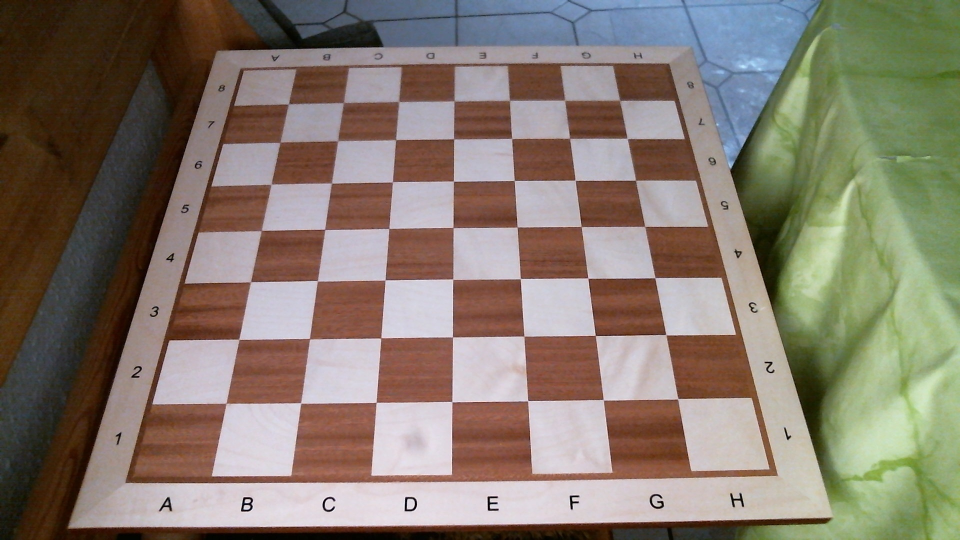
#> input picture testMedia/chessBoard010.jpg, 1920 x 1080 px (shown at 1/2 size)
$ python warp.py
#> lines starting #> are read from the running program, lines starting #| are printed output that depends on the picture; after the words box and inside, x2 and y2 are one past the last pixel; in counts of white or black regions, pixels touching at a corner belong together
#!/usr/bin/python
# -*- encoding: utf-8 -*-
# part of https://github.com/WolfgangFahl/play-chess-with-a-webcam
import sys
import cv2
from scipy.spatial import distance as dist
import numpy as np
# top left 437,328
# top right 1390,1042
# bottom left 142,107
# bottom right 1667,1250


def order_points(pts):
    # sort the points based on their x-coordinates
    xSorted = pts[np.argsort(pts[:, 0]), :]

    # grab the left-most and right-most points from the sorted
    # x-roodinate points
    leftMost = xSorted[:2, :]
    rightMost = xSorted[2:, :]

    # now, sort the left-most coordinates according to their
    # y-coordinates so we can grab the top-left and bottom-left
    # points, respectively
    leftMost = leftMost[np.argsort(leftMost[:, 1]), :]
    (tl, bl) = leftMost

    # now that we have the top-left coordinate, use it as an
    # anchor to calculate the Euclidean distance between the
    # top-left and right-most points; by the Pythagorean
    # theorem, the point with the largest distance will be
    # our bottom-right point
    D = dist.cdist(tl[np.newaxis], rightMost, "euclidean")[0]
    (br, tr) = rightMost[np.argsort(D)[::-1], :]

    # return the coordinates in top-left, top-right,
    # bottom-right, and bottom-left order
    return np.array([tl, tr, br, bl], dtype="float32")


def four_point_transform(image, pts):
    # obtain a consistent order of the points and unpack them
    # individually
    rect = order_points(pts)
    (tl, tr, br, bl) = rect

    # compute the width of the new image, which will be the
    # maximum distance between bottom-right and bottom-left
    # x-coordiates or the top-right and top-left x-coordinates
    widthA = np.sqrt(((br[0] - bl[0]) ** 2) + ((br[1] - bl[1]) ** 2))
    widthB = np.sqrt(((tr[0] - tl[0]) ** 2) + ((tr[1] - tl[1]) ** 2))
    maxWidth = max(int(widthA), int(widthB))

    # compute the height of the new image, which will be the
    # maximum distance between the top-right and bottom-right
    # y-coordinates or the top-left and bottom-left y-coordinates
    heightA = np.sqrt(((tr[0] - br[0]) ** 2) + ((tr[1] - br[1]) ** 2))
    heightB = np.sqrt(((tl[0] - bl[0]) ** 2) + ((tl[1] - bl[1]) ** 2))
    maxHeight = max(int(heightA), int(heightB))

    # now that we have the dimensions of the new image, construct
    # the set of destination points to obtain a "birds eye view",
    # (i.e. top-down view) of the image, again specifying points
    # in the top-left, top-right, bottom-right, and bottom-left
    # order
    dst = np.array([
        [0, 0],
        [maxWidth - 1, 0],
        [maxWidth - 1, maxHeight - 1],
        [0, maxHeight - 1]], dtype="float32")

    # compute the perspective transform matrix and then apply it
    M = cv2.getPerspectiveTransform(rect, dst)
    warped = cv2.warpPerspective(image, M, (maxWidth, maxHeight))

    # return the warped image
    return warped


def main(argv):
    default_file = '../testMedia/chessBoard010.jpg'
    filename = argv[0] if len(argv) > 0 else default_file
    image = cv2.imread(filename)
#> image is the input picture: shape (1080, 1920, 3); mean B, G, R 109.5, 121.9, 133.3
    # load the image, clone it, and initialize the 4 points
    # that correspond to the 4 corners of the chessboard
    pts = np.array([(432, 103), (1380, 94), (1659, 1029), (138, 1052)])

    # loop over the points and draw them on the image
    for (x, y) in pts:
       cv2.circle(image, (x, y), 5, (0, 255, 0), -1)
#> image: shape (1080, 1920, 3); 0.02% of pixels changed, all inside (x1, y1, x2, y2) = (133, 89, 1665, 1058)

    # apply the four point tranform to obtain a "birds eye view" of
    # the chessboard
    warped = four_point_transform(image, pts)
#> in four_point_transform, `M = cv2.getPerspectiveTransform(rect, dst)`: M = [[1.71, 0.53, -794.2], [0.0171, 1.8, -193.2], [1.24e-07, 0.000685, 1]]
#> in four_point_transform, `warped = cv2.warpPerspective(image, M, (maxWidth, maxHeight))`:
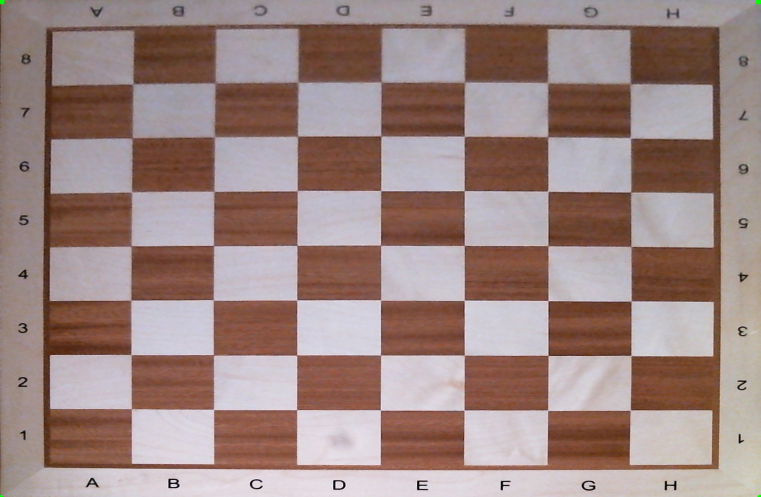
#> warped: shape (993, 1521, 3) (shown at 1/2 size); mean B, G, R 129.8, 133.7, 156.7
    image = cv2.resize(image, (960, 540))
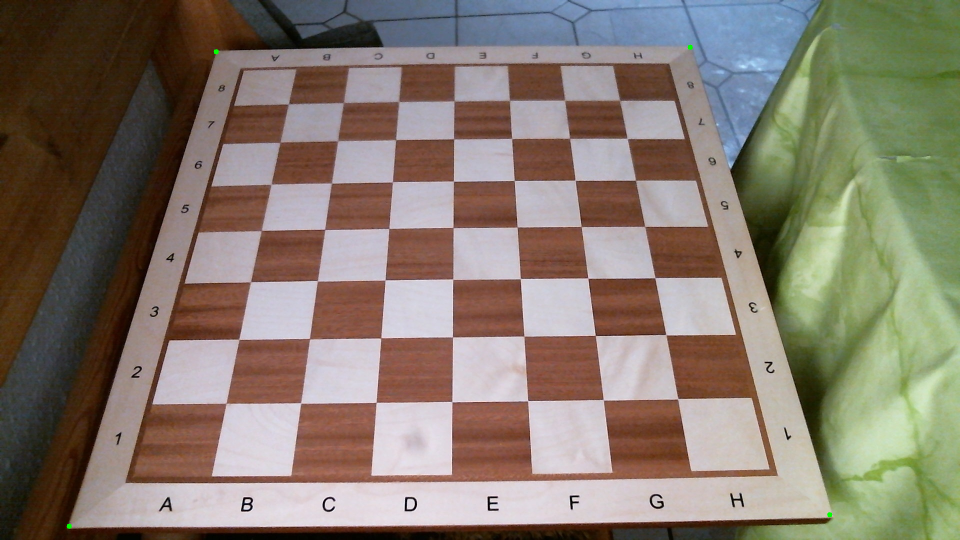
#> image: shape (540, 960, 3); mean B, G, R 109.6, 122, 133.4

    # show the original and warped images
    cv2.imshow("Original", image)
    height, width = warped.shape[:2]
#> height = 993; width = 1521
    warped = cv2.resize(warped, (width // 2, height // 2))
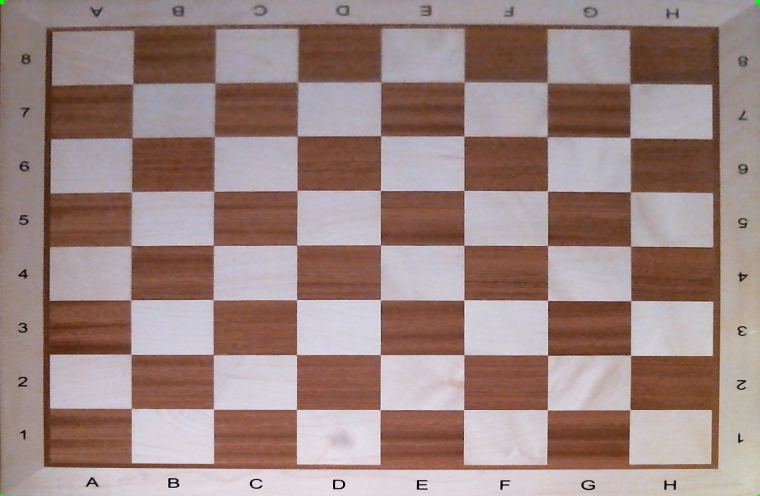
#> warped: shape (496, 760, 3); mean B, G, R 129.7, 133.6, 156.6
    cv2.imshow("Warped", warped)
    # refresh
    while not cv2.waitKey(10) & 0xFF == ord('q'):
#> (key q is pressed here)
       continue


if __name__ == "__main__":
    main(sys.argv[1:])

$ run again, with testMedia/chessBoard001.jpg copied over testMedia/chessBoard010.jpg
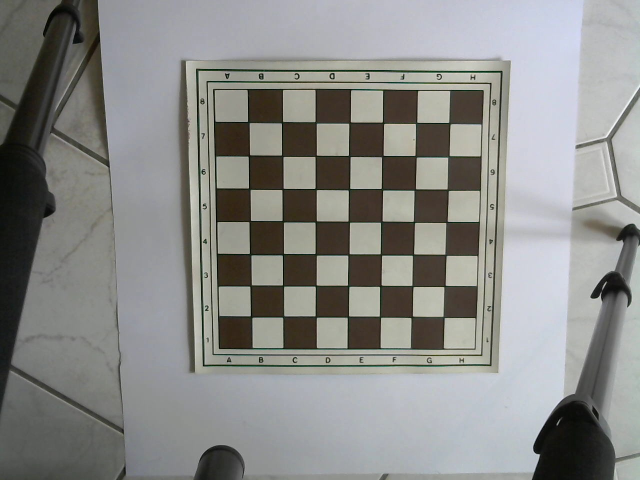
#> input picture testMedia/chessBoard001.jpg, 1280 x 960 px (shown at 1/2 size)
#> in main, image is the input picture: shape (960, 1280, 3); mean B, G, R 136, 138.5, 137.9
#> M = [[1.71, 0.53, -794.2], [0.0171, 1.8, -193.2], [1.24e-07, 0.000685, 1]]
#> in main, `image = cv2.resize(image, (960, 540))`:
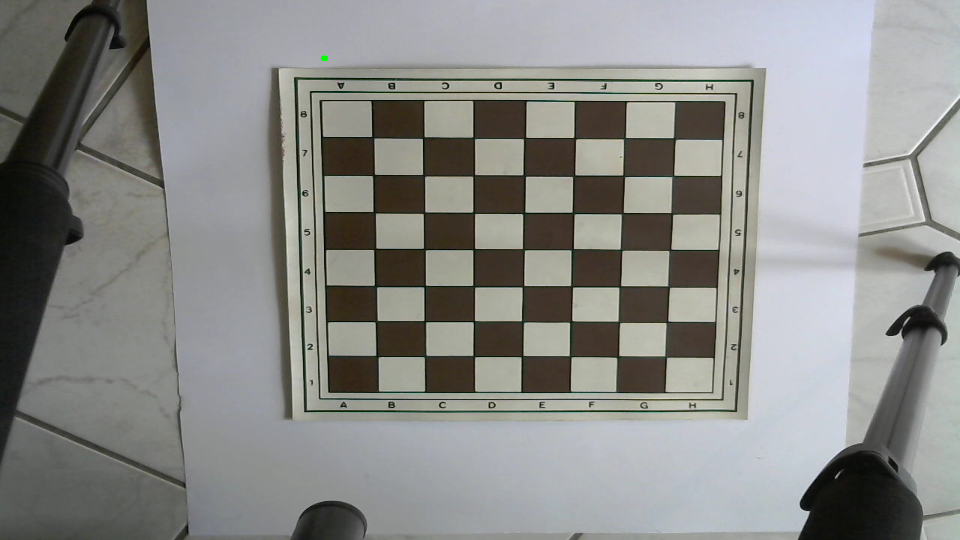
#> image: shape (540, 960, 3); mean B, G, R 135.9, 138.5, 137.8
#> in main, `warped = cv2.resize(warped, (width // 2, height // 2))`:
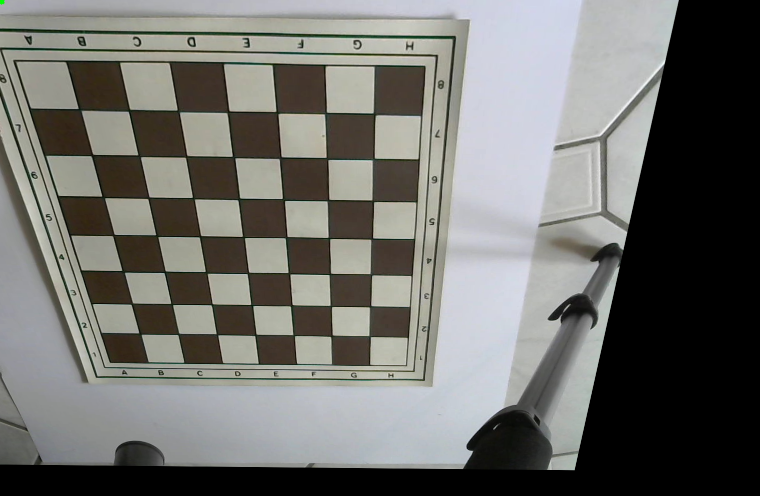
#> warped: shape (496, 760, 3); mean B, G, R 108.4, 112.2, 112.2

$ run again, with testMedia/chessBoard002.jpg copied over testMedia/chessBoard010.jpg
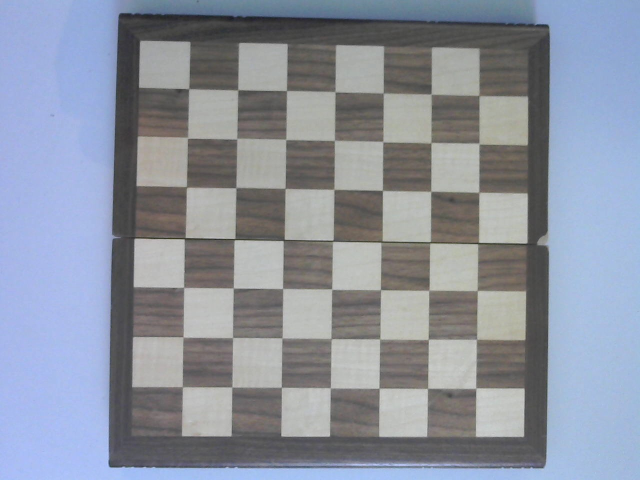
#> input picture testMedia/chessBoard002.jpg, 1280 x 960 px (shown at 1/2 size)
#> in main, image is the input picture: shape (960, 1280, 3); mean B, G, R 159.6, 146.6, 140
#> M = [[1.71, 0.53, -794.2], [0.0171, 1.8, -193.2], [1.24e-07, 0.000685, 1]]
#> in main, `image = cv2.resize(image, (960, 540))`:
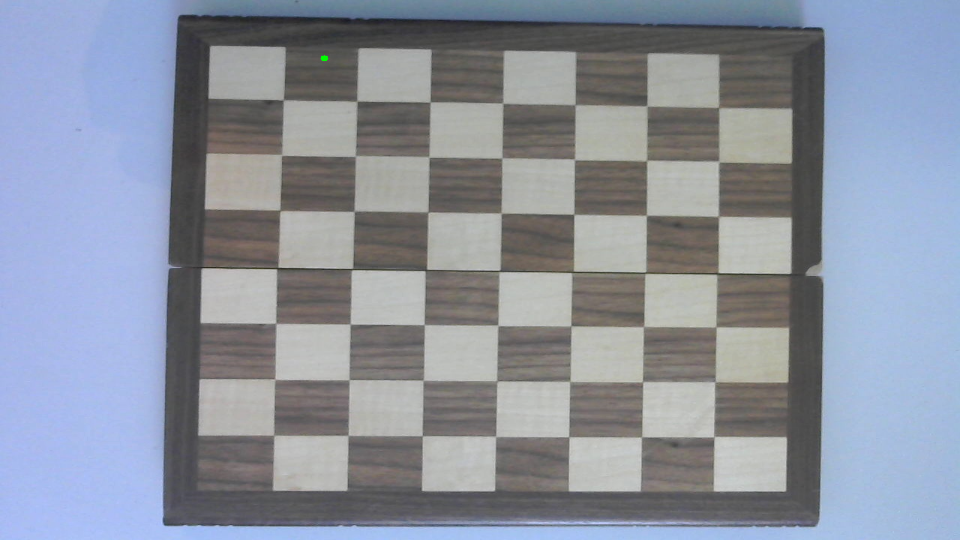
#> image: shape (540, 960, 3); mean B, G, R 159.5, 146.5, 140
#> in main, `warped = cv2.resize(warped, (width // 2, height // 2))`:
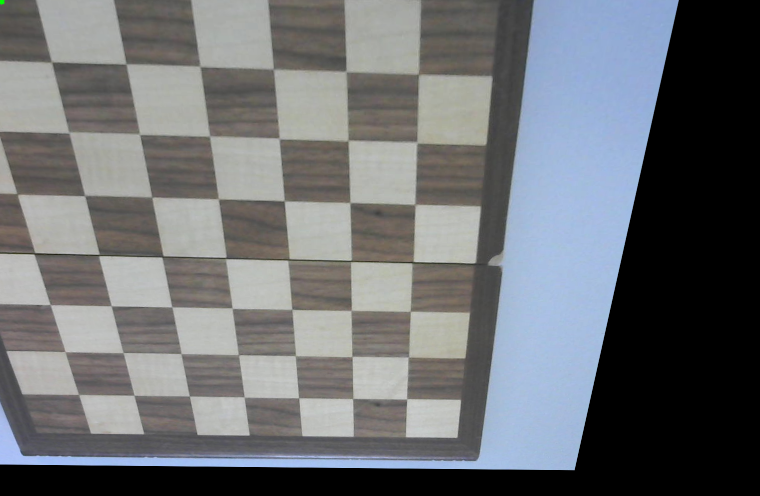
#> warped: shape (496, 760, 3); mean B, G, R 115.8, 112.4, 109.6

$ run again, with testMedia/chessBoard003.jpg copied over testMedia/chessBoard010.jpg
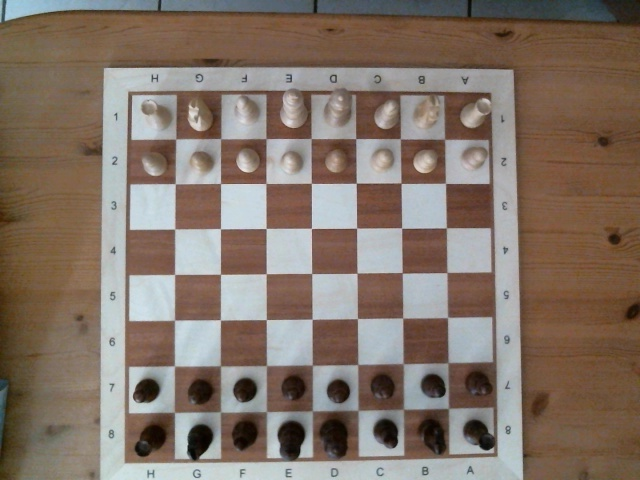
#> input picture testMedia/chessBoard003.jpg, 640 x 480 px
#> in main, image is the input picture: shape (480, 640, 3); mean B, G, R 104.3, 115.6, 130.6
#> M = [[1.71, 0.53, -794.2], [0.0171, 1.8, -193.2], [1.24e-07, 0.000685, 1]]
#> in main, `image = cv2.resize(image, (960, 540))`:
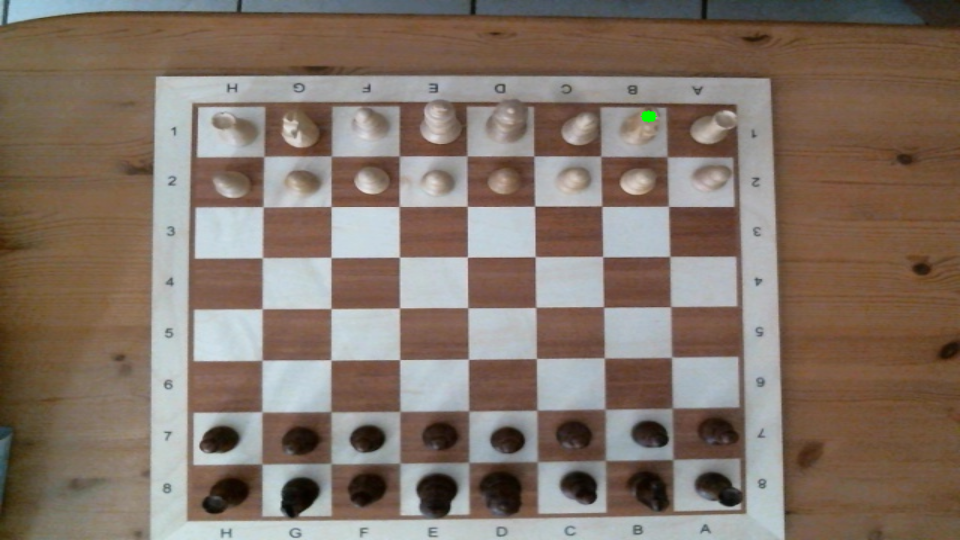
#> image: shape (540, 960, 3); mean B, G, R 104.2, 115.5, 130.5
#> in main, `warped = cv2.resize(warped, (width // 2, height // 2))`:
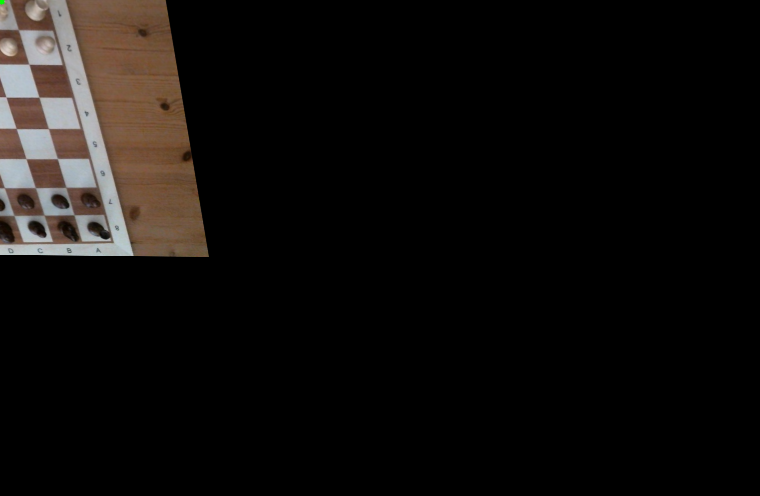
#> warped: shape (496, 760, 3); mean B, G, R 12.1, 13.7, 16.1
